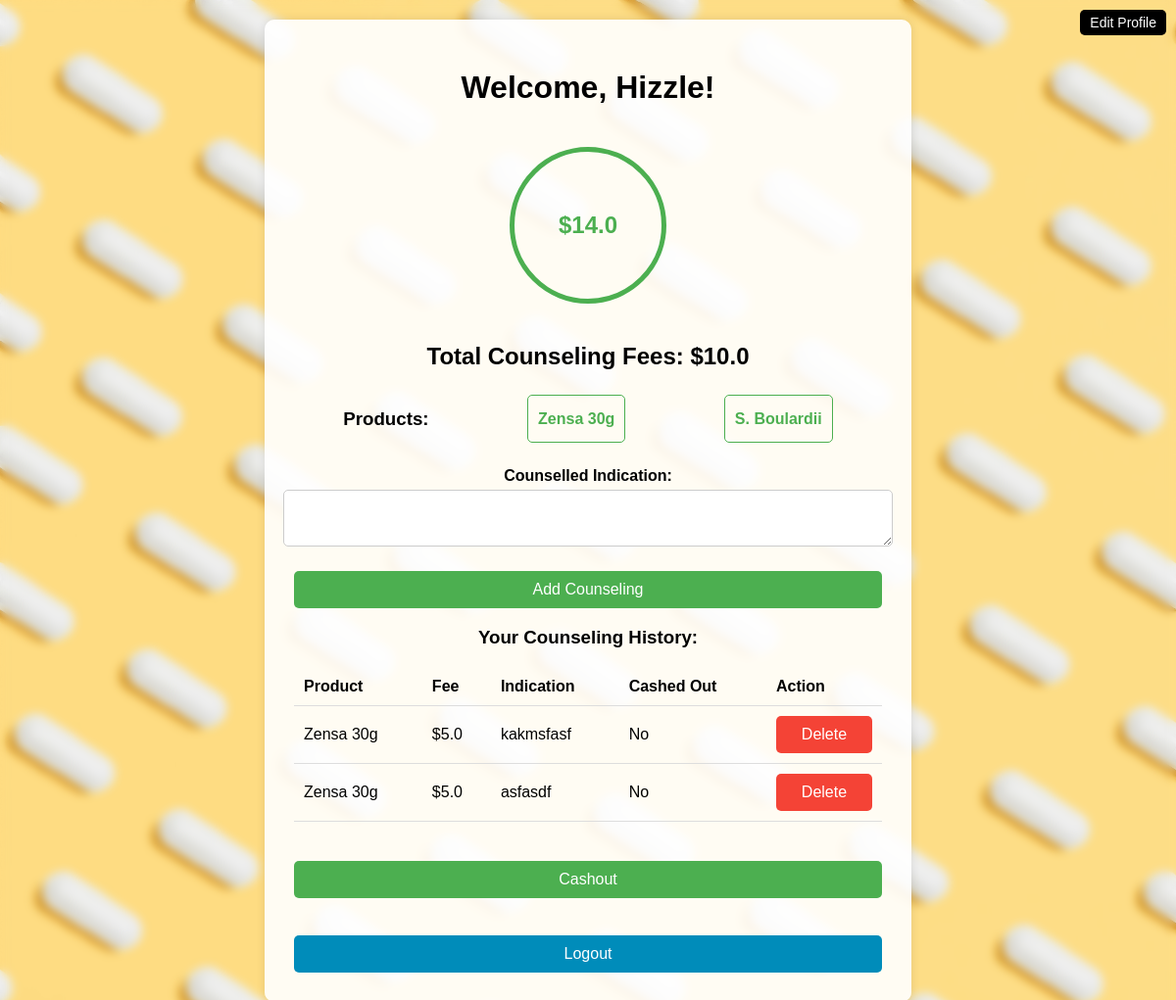
Page /dashboard (signed in) on the earlier database version.
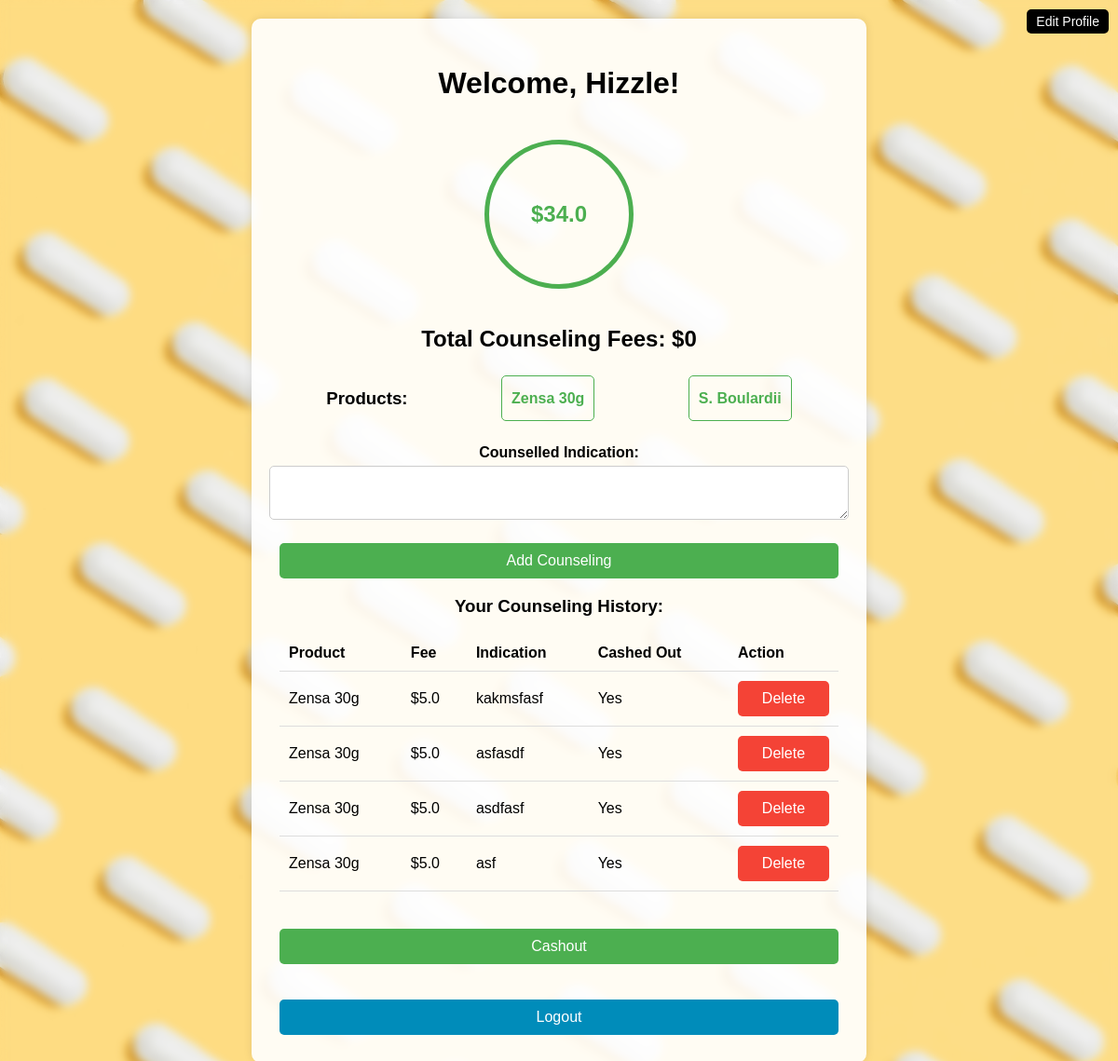
Same page on the later database version.
### app.py (models this page shows, shortened)
class User(UserMixin, db.Model):
    id = db.Column(db.Integer, primary_key=True)
    email = db.Column(db.String(150), unique=True, nullable=False)
    password = db.Column(db.String(150), nullable=False)
    full_name = db.Column(db.String(150), nullable=False)
    pharmacy_phone = db.Column(db.String(150), nullable=False)
    pharmacy_name = db.Column(db.String(150), nullable=False)
    payment_method = db.Column(db.String(150), nullable=False)
    counseling_fees = db.Column(db.Float, default=0.0)
    wheel_total = db.Column(db.Float, default=0.0)

class Counseling(db.Model):
    id = db.Column(db.Integer, primary_key=True)
    user_id = db.Column(db.Integer, db.ForeignKey('user.id'), nullable=False)
    product = db.Column(db.String(100), nullable=False)
    fee = db.Column(db.Float, nullable=False)
    indication = db.Column(db.String(200), nullable=False)
    cashed_out = db.Column(db.Boolean, default=False)

### app.py (the view)
@app.route('/dashboard')
@login_required
def dashboard():
    counselings = Counseling.query.filter_by(user_id=current_user.id).all()
    cashout_total = sum(c.fee for c in counselings if not c.cashed_out)
    wheel_total = current_user.wheel_total
    fee_added = request.args.get('fee_added', 'false').lower() == 'true'
    counseling_points = {
        "Zensa 30g": [
            "Apply a small amount to the affected area.",
            "Do not use more than directed.",
            "Consult a doctor if irritation occurs."
        ],
        "S. Boulardii": [
            "Take one capsule daily.",
            "Store in a cool, dry place.",
            "Consult a healthcare provider before use."
        ]
    }
    return render_template('dashboard.html', counselings=counselings, cashout_total=cashout_total, wheel_total=wheel_total, fee_added=fee_added, counseling_points=counseling_points)

### app.py (called while the page is built)
@login_manager.user_loader
def load_user(user_id):
    return db.session.get(User, int(user_id))

### templates/dashboard.html (shortened to what this page needs)
<!DOCTYPE html>
<html lang="en">
<head>
</head>
<body onload="setFeeOnLoad()">
    <a href="{{ url_for('profile') }}" class="edit-profile-button">Edit Profile</a>
    <div class="container">
        <h1>Welcome, {{ current_user.full_name }}!</h1>
        <div class="wheel-container">
            <div id="wheel" class="wheel">${{ current_user.wheel_total }}</div>
        </div>
        <h2>Total Counseling Fees: ${{ cashout_total }}</h2>
        <div class="product-list">
            <h3>Products:</h3>
            <div class="product-item" data-product="Zensa 30g">Zensa 30g</div>
            <div class="product-item" data-product="S. Boulardii">S. Boulardii</div>
        </div>
        <form method="POST" action="{{ url_for('counsel') }}" onsubmit="setFee()">
            <label for="indication">Counselled Indication:</label>
            <textarea name="indication" id="indication" required></textarea>
            <button type="submit">Add Counseling</button>
        </form>
        <h3>Your Counseling History:</h3>
        <table>
            <tr>
                <th>Product</th>
                <th>Fee</th>
                <th>Indication</th>
                <th>Cashed Out</th>
                <th>Action</th>
            </tr>
            {% for counseling in counselings %}
                <tr>
                    <td>{{ counseling.product }}</td>
                    <td>${{ counseling.fee }}</td>
                    <td>{{ counseling.indication }}</td>
                    <td>{{ 'Yes' if counseling.cashed_out else 'No' }}</td>
                    <td>
                        <form method="POST" action="{{ url_for('delete_counseling', id=counseling.id) }}">
                            <button type="submit" class="delete-button">Delete</button>
                        </form>
                    </td>
                </tr>
            {% endfor %}
        </table>
        <form method="POST" action="{{ url_for('cashout') }}" id="cashout-form">
            <button type="button" class="cashout" onclick="showCash()">Cashout</button>
        </form>
        <br>
        <button class="link-button" onclick="location.href='{{ url_for('logout') }}'">Logout</button>
    </div>
</body>
</html>

Differences in the rows shown:
changed User "Hizzle": wheel_total "14.0" → "34.0"
changed Counseling "kakmsfasf": cashed_out "No" → "Yes"
changed Counseling "asfasdf": cashed_out "No" → "Yes"
added Counseling: product "Zensa 30g", fee "5.0", indication "asdfasf", cashed_out "Yes"
added Counseling: product "Zensa 30g", fee "5.0", indication "asf", cashed_out "Yes"
Other differences:
{{ cashout_total }}: "10.0" → "0"
